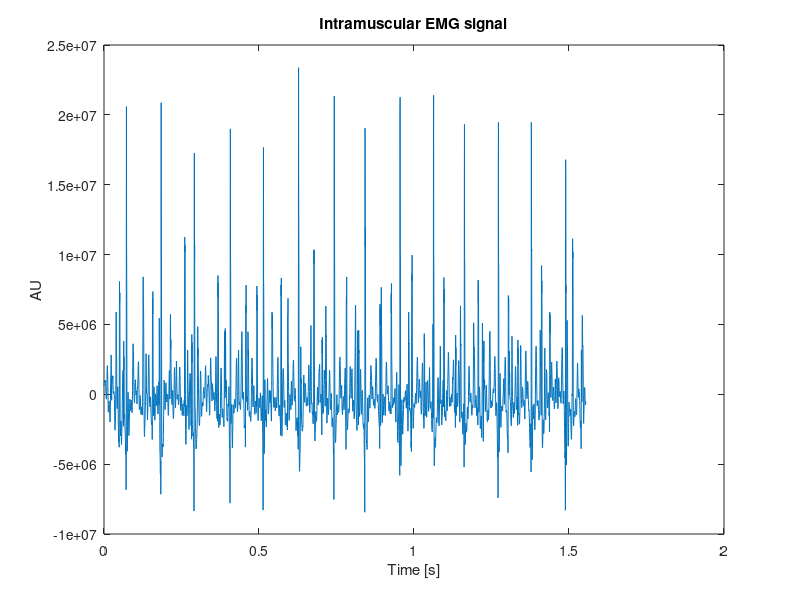
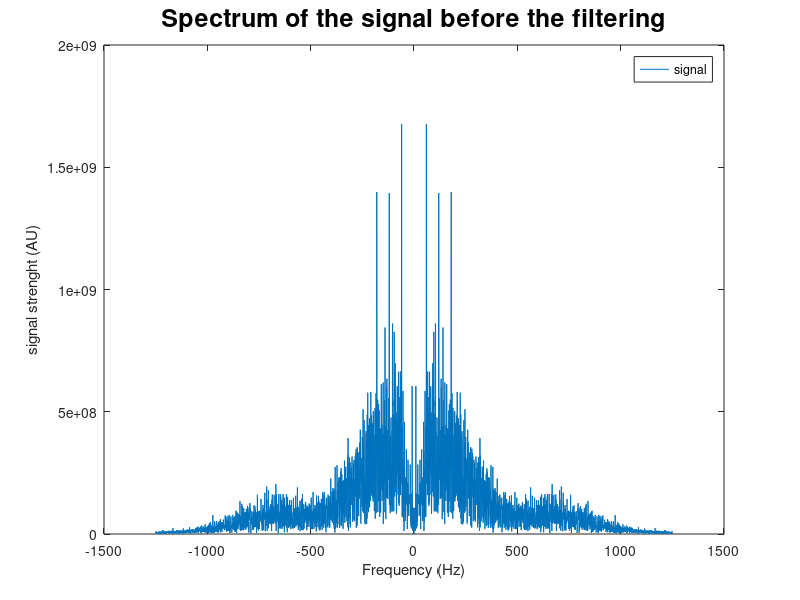
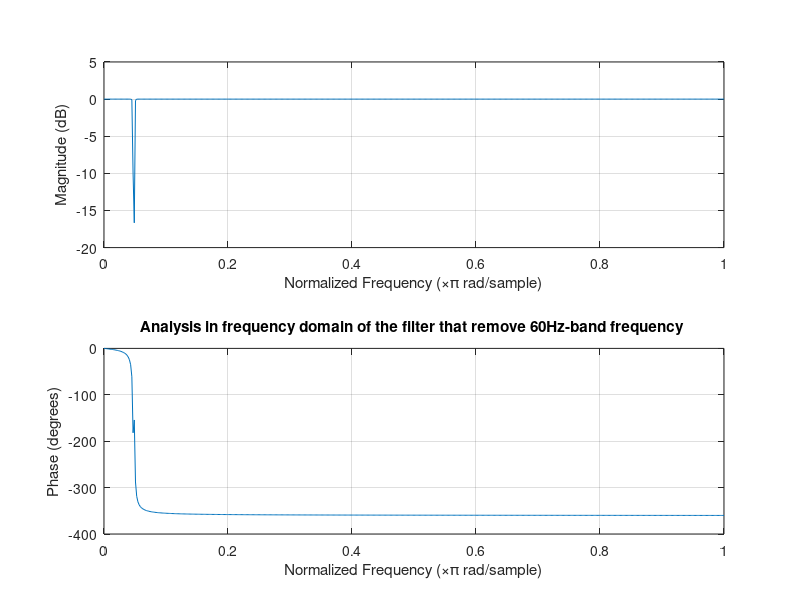
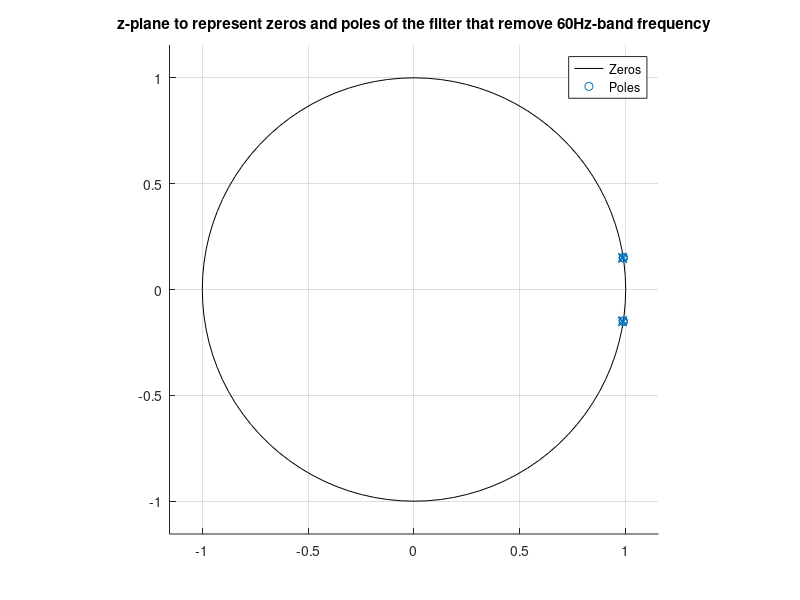

MATLAB code to generate these figures, in order:
% Sixth tutorial.
close all; clear all; clc
 
load('EMG_6.mat'); % Load the EMG signal
L = length(EMG); % Duration of the signal in samples
 
Fs = 2500; % Sample frequency in Hz
t_ax = (0:L-1)/Fs; % Time axis of the signal in seconds
 
figure(1), plot(t_ax,EMG)
title('Intramuscular EMG signal')
xlabel('Time [s]')
ylabel('AU')
 
F_EMG = fftshift(fft(EMG)); % Find the DFT of the EMG 
f_ax = (-L/2:L/2-1)*Fs/L;
figure(2), plot(f_ax,abs(F_EMG));   % Plot of rectified EMG
xlabel('Frequency (Hz)'); ylabel('signal strenght (AU)');
title('Spectrum of the signal before the filtering','fontsize', 18);
legend('signal'); 
ylim([0 20*10^8]);
 
% Create band-stop filters to remove 60 Hz and harmonics
N = 3; % Filter order
band1 = [58 62];
[B1,A1] = butter(N,band1/(Fs/2),'stop'); % Generate filter coefficients
band2 = 2.*band1;
[B2,A2] = butter(N,band2/(Fs/2),'stop'); % Generate filter coefficients no. 2
band3 = 3.*band1;
[B3,A3] = butter(N,band3/(Fs/2),'stop'); % Generate filter coefficients no. 2
 
% Analyze the properties of the filter
H1 = tf(B1,A1,1/Fs,'variable','z^-1'); % Create transfer function object for filter 1
[z1,p1,k1] = tf2zp(B1,A1); % Calculate zeros and poles
figure(3), freqz(B1,A1);
title('Analysis in frequency domain of the filter that remove 60Hz-band frequency ')
figure(4), hold on, zplane(B1,A1);
title('z-plane to represent zeros and poles of the filter that remove 60Hz-band frequency')
legend('Zeros', 'Poles');

H2 = tf(B2,A2,1/Fs,'variable','z^-1'); % Create transfer function object
[z2,p2,k2] = tf2zp(B2,A2); % Calculate zeros and poles
figure(5), freqz(B2,A2);
title('Analysis in frequency domain of the filter that remove 120Hz-band frequency ')
figure(6), zplane(B2,A2);
title('z-plane to represent zeros and poles of the filter that remove 120Hz-band frequency')
legend('Zeros', 'Poles');



H3 = tf(B3,A3,1/Fs,'variable','z^-1'); % Create transfer function object
[z3,p3,k3] = tf2zp(B3,A3); % Calculate zeros and poles
figure(7), freqz(B3,A3);
title('Analysis in frequency domain of the filter that remove 180Hz-band frequency ')
figure(8), zplane(B3,A3);
title('z-plane to represent zeros and poles of the filter that remove 180Hz-band frequency')
legend('Zeros', 'Poles');




% Filter the signal
% 'Plot the magnitude of the DFT of the signal at each of 60Hz filter cascade'
figure(9), hold on, plot(t_ax,abs(F_EMG),'b'); %original signal
 %Filter 1
EMG_filt = filter(B1,A1,F_EMG);
figure(9), plot(t_ax,abs(EMG_filt),'r');
title('EMG filtered w/ 60Hz 1st harmonic','fontsize', 18);
legend('EMG', 'Filtered EMG');
xlabel('Frequency (Hz)'); ylabel('signal strenght (AU)');
% Filter 2
figure(10), hold on, plot(t_ax,abs(F_EMG),'b'); %original signal
EMG_filt = filter(B2,A2,EMG_filt);
figure(10), plot(t_ax,abs(EMG_filt),'r');
title('EMG filtered w/ 60Hz 1st and 2nd harmonic','fontsize', 18)
legend('EMG', 'Filtered EMG');
xlabel('Frequency (Hz)'); ylabel('signal strenght (AU)');
%Filter 3
figure(11), hold on, plot(t_ax,abs(F_EMG),'b'); %original signal
EMG_filt = filter(B3,A3,EMG_filt);
figure(11), plot(t_ax,abs(EMG_filt),'r');
title('EMG filtered w/ 60Hz 1st, 2nd, & 3rd harmonic','fontsize', 18)
legend('EMG', 'Filtered EMG');
xlabel('Frequency (Hz)'); ylabel('signal strenght (AU)');




